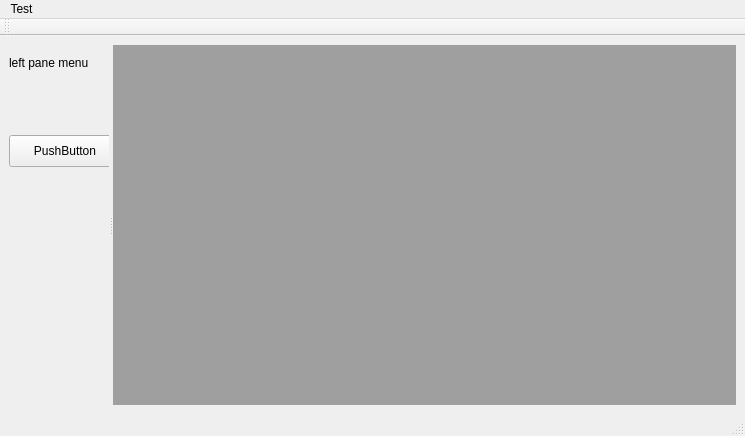
<?xml version="1.0" encoding="UTF-8"?>
<ui version="4.0">
 <class>MainWindow</class>
 <widget class="QMainWindow" name="MainWindow">
  <property name="geometry">
   <rect>
    <x>0</x>
    <y>0</y>
    <width>745</width>
    <height>436</height>
   </rect>
  </property>
  <property name="windowTitle">
   <string>LMP</string>
  </property>
  <widget class="QWidget" name="centralwidget">
   <property name="sizePolicy">
    <sizepolicy hsizetype="Expanding" vsizetype="Expanding">
     <horstretch>1</horstretch>
     <verstretch>1</verstretch>
    </sizepolicy>
   </property>
   <layout class="QHBoxLayout" name="horizontalLayout">
    <item>
     <widget class="QSplitter" name="splitter">
      <property name="sizePolicy">
       <sizepolicy hsizetype="Expanding" vsizetype="Expanding">
        <horstretch>1</horstretch>
        <verstretch>1</verstretch>
       </sizepolicy>
      </property>
      <property name="orientation">
       <enum>Qt::Horizontal</enum>
      </property>
      <widget class="QWidget" name="widget" native="true">
       <widget class="QLabel" name="label">
        <property name="geometry">
         <rect>
          <x>0</x>
          <y>10</y>
          <width>101</width>
          <height>16</height>
         </rect>
        </property>
        <property name="text">
         <string>left pane menu</string>
        </property>
       </widget>
       <widget class="QPushButton" name="pushButton">
        <property name="geometry">
         <rect>
          <x>0</x>
          <y>90</y>
          <width>112</width>
          <height>32</height>
         </rect>
        </property>
        <property name="text">
         <string>PushButton</string>
        </property>
       </widget>
      </widget>
      <widget class="QMdiArea" name="mdiArea">
       <property name="sizePolicy">
        <sizepolicy hsizetype="Expanding" vsizetype="Expanding">
         <horstretch>1</horstretch>
         <verstretch>1</verstretch>
        </sizepolicy>
       </property>
      </widget>
     </widget>
    </item>
   </layout>
  </widget>
  <widget class="QMenuBar" name="menubar">
   <property name="geometry">
    <rect>
     <x>0</x>
     <y>0</y>
     <width>745</width>
     <height>22</height>
    </rect>
   </property>
   <widget class="QMenu" name="menuTest">
    <property name="title">
     <string>Test</string>
    </property>
    <addaction name="actionTest"/>
   </widget>
   <addaction name="menuTest"/>
  </widget>
  <widget class="QStatusBar" name="statusbar"/>
  <widget class="PlayBar" name="toolBar">
   <property name="windowTitle">
    <string>toolBar</string>
   </property>
   <attribute name="toolBarArea">
    <enum>TopToolBarArea</enum>
   </attribute>
   <attribute name="toolBarBreak">
    <bool>false</bool>
   </attribute>
  </widget>
  <action name="actionTest">
   <property name="text">
    <string>Test</string>
   </property>
  </action>
 </widget>
 <customwidgets>
  <customwidget>
   <class>PlayBar</class>
   <extends>QToolBar</extends>
   <header>playbar.h</header>
  </customwidget>
 </customwidgets>
 <resources/>
 <connections>
  <connection>
   <sender>pushButton</sender>
   <signal>clicked()</signal>
   <receiver>MainWindow</receiver>
   <slot>helloSlot()</slot>
   <hints>
    <hint type="sourcelabel">
     <x>67</x>
     <y>139</y>
    </hint>
    <hint type="destinationlabel">
     <x>372</x>
     <y>217</y>
    </hint>
   </hints>
  </connection>
 </connections>
 <slots>
  <slot>helloSlot()</slot>
 </slots>
</ui>
